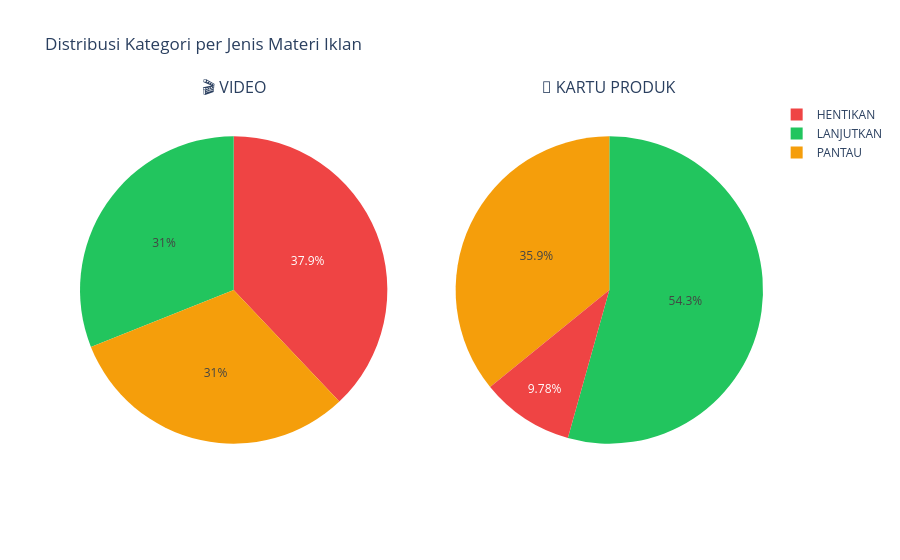

The notebook cell this image was saved under:
### Markdown cell above
---
## 📊 RINGKASAN EKSEKUTIF (TERPISAH PER JENIS MATERI IKLAN)
Kesimpulan akhir dengan pemisahan hasil untuk 🎬 Video dan 🎴 Kartu Produk

### Code cell
# ============================================================
# CELL 12: RINGKASAN EKSEKUTIF - TERPISAH PER JENIS MATERI IKLAN
# ============================================================

def generate_summary_for_type(df_analysis, creative_type, df_source):
    """Generate summary statistics for a creative type."""
    icon = "🎬" if creative_type == "Video" else "🎴"
    if len(df_analysis) == 0:
        return None
    
    lanjut_count = len(df_analysis[df_analysis['category'] == 'LANJUTKAN'])
    pantau_count = len(df_analysis[df_analysis['category'] == 'PANTAU'])
    henti_count = len(df_analysis[df_analysis['category'] == 'HENTIKAN'])
    
    lanjut_revenue = df_analysis[df_analysis['category'] == 'LANJUTKAN']['total_revenue'].sum()
    henti_loss = df_analysis[(df_analysis['category'] == 'HENTIKAN') & (df_analysis['profit'] < 0)]['profit'].sum()
    
    total_cost = df_analysis['total_cost'].sum()
    total_revenue = df_analysis['total_revenue'].sum()
    overall_roi = total_revenue / total_cost if total_cost > 0 else 0
    
    return {
        'type': creative_type, 'icon': icon,
        'total': len(df_analysis),
        'lanjut': lanjut_count, 'pantau': pantau_count, 'henti': henti_count,
        'total_cost': total_cost, 'total_revenue': total_revenue, 'roi': overall_roi,
        'lanjut_revenue': lanjut_revenue, 'potensi_hemat': abs(henti_loss)
    }

print("=" * 80)
print("📊 RINGKASAN EKSEKUTIF - ANALISIS TIKTOK ADS")
print("=" * 80)
print(f"Periode Data: {df['periodStart'].min().date()} s/d {df['periodEnd'].max().date()}")
print(f"Tenant: {TENANT_ID}\n")

# Generate summaries
summary_video = generate_summary_for_type(analysis_video, 'Video', df_video)
summary_kartu = generate_summary_for_type(analysis_kartu, 'Kartu produk', df_kartu)

# Display per type
for summary in [summary_video, summary_kartu]:
    if summary is None:
        continue
    print("\n" + "=" * 80)
    print(f"{summary['icon']} {summary['type'].upper()}")
    print("=" * 80)
    print(f"""
📈 HASIL KATEGORISASI ({summary['total']} produk):
   🟢 LANJUTKAN:  {summary['lanjut']:>4} produk ({summary['lanjut']/summary['total']*100:.1f}%)
   🟡 PANTAU:     {summary['pantau']:>4} produk ({summary['pantau']/summary['total']*100:.1f}%)
   🔴 HENTIKAN:   {summary['henti']:>4} produk ({summary['henti']/summary['total']*100:.1f}%)

💰 DAMPAK FINANSIAL:
   Total Biaya Iklan:      Rp {summary['total_cost']:>18,.0f}
   Total Pendapatan:       Rp {summary['total_revenue']:>18,.0f}
   ROI Keseluruhan:        {summary['roi']:>18.2f}x
   Revenue dari LANJUTKAN: Rp {summary['lanjut_revenue']:>18,.0f}
   Potensi Hemat HENTIKAN: Rp {summary['potensi_hemat']:>18,.0f}
""")

# Total keseluruhan
print("\n" + "=" * 80)
print("📊 TOTAL KESELURUHAN (GABUNGAN)")
print("=" * 80)
total_all = len(analysis_all)
lanjut_all = len(analysis_all[analysis_all['category'] == 'LANJUTKAN'])
pantau_all = len(analysis_all[analysis_all['category'] == 'PANTAU'])
henti_all = len(analysis_all[analysis_all['category'] == 'HENTIKAN'])
print(f"   Total Produk: {total_all}")
print(f"   🟢 LANJUTKAN: {lanjut_all} | 🟡 PANTAU: {pantau_all} | 🔴 HENTIKAN: {henti_all}")
print(f"   Total Cost: Rp {analysis_all['total_cost'].sum():,.0f}")
print(f"   Total Revenue: Rp {analysis_all['total_revenue'].sum():,.0f}")
print(f"   ROI Gabungan: {analysis_all['total_revenue'].sum()/analysis_all['total_cost'].sum():.2f}x")

# Pie charts terpisah
fig = make_subplots(rows=1, cols=2, specs=[[{'type':'pie'}, {'type':'pie'}]],
                    subplot_titles=('🎬 VIDEO', '🎴 KARTU PRODUK'))

if summary_video:
    fig.add_trace(go.Pie(values=[summary_video['lanjut'], summary_video['pantau'], summary_video['henti']],
                         labels=['LANJUTKAN', 'PANTAU', 'HENTIKAN'],
                         marker_colors=['#22c55e', '#f59e0b', '#ef4444']), row=1, col=1)
if summary_kartu:
    fig.add_trace(go.Pie(values=[summary_kartu['lanjut'], summary_kartu['pantau'], summary_kartu['henti']],
                         labels=['LANJUTKAN', 'PANTAU', 'HENTIKAN'],
                         marker_colors=['#22c55e', '#f59e0b', '#ef4444']), row=1, col=2)

fig.update_layout(title='Distribusi Kategori per Jenis Materi Iklan')
fig.show()

### Figure 1 — Plotly figure (JSON) as saved in the notebook; plotly's stock layout.template omitted (floating-point values rounded to 4 significant figures)
{"data": [{"domain": {"x": [0, 0.45], "y": [0, 1]}, "labels": ["LANJUTKAN", "PANTAU", "HENTIKAN"], "marker": {"colors": ["#22c55e", "#f59e0b", "#ef4444"]}, "type": "pie", "values": [27, 27, 33]}, {"domain": {"x": [0.55, 1], "y": [0, 1]}, "labels": ["LANJUTKAN", "PANTAU", "HENTIKAN"], "marker": {"colors": ["#22c55e", "#f59e0b", "#ef4444"]}, "type": "pie", "values": [50, 33, 9]}], "layout": {"annotations": [{"font": {"size": 16}, "showarrow": false, "text": "🎬 VIDEO", "x": 0.225, "xanchor": "center", "xref": "paper", "y": 1, "yanchor": "bottom", "yref": "paper"}, {"font": {"size": 16}, "showarrow": false, "text": "🎴 KARTU PRODUK", "x": 0.775, "xanchor": "center", "xref": "paper", "y": 1, "yanchor": "bottom", "yref": "paper"}], "title": {"text": "Distribusi Kategori per Jenis Materi Iklan"}}}
